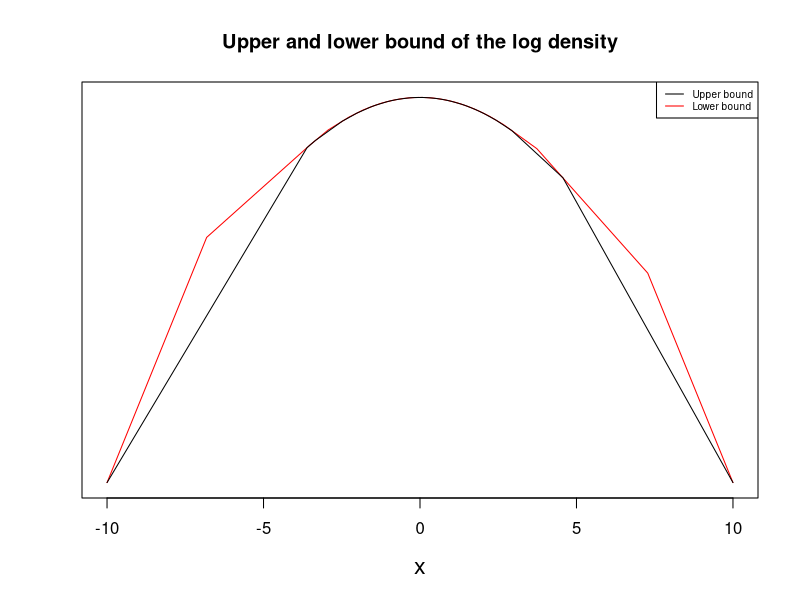
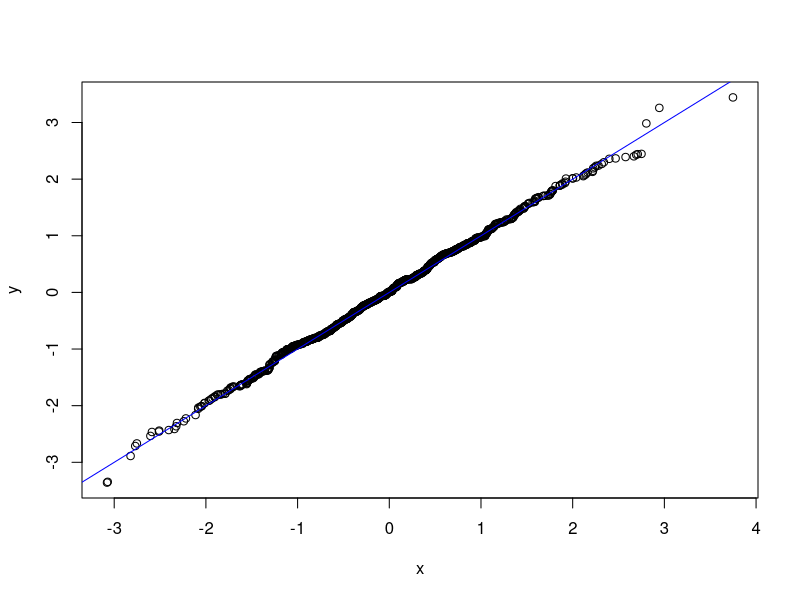
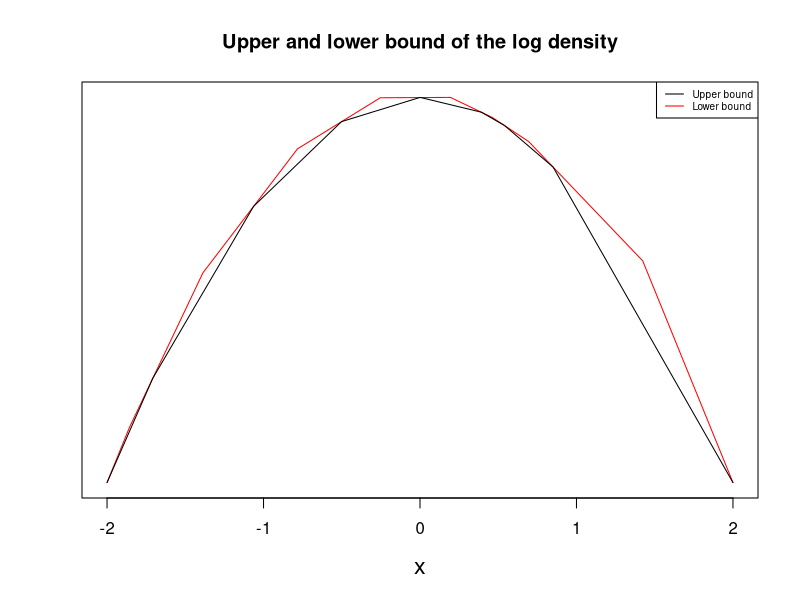
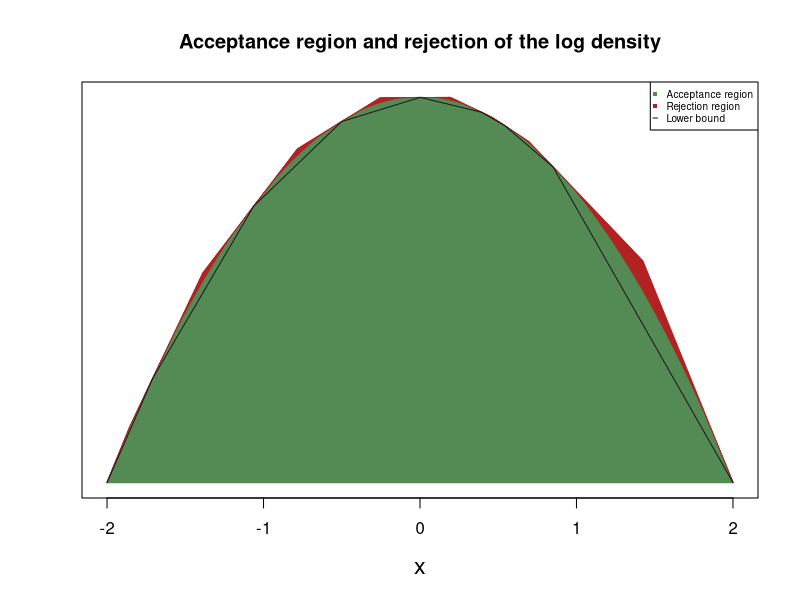
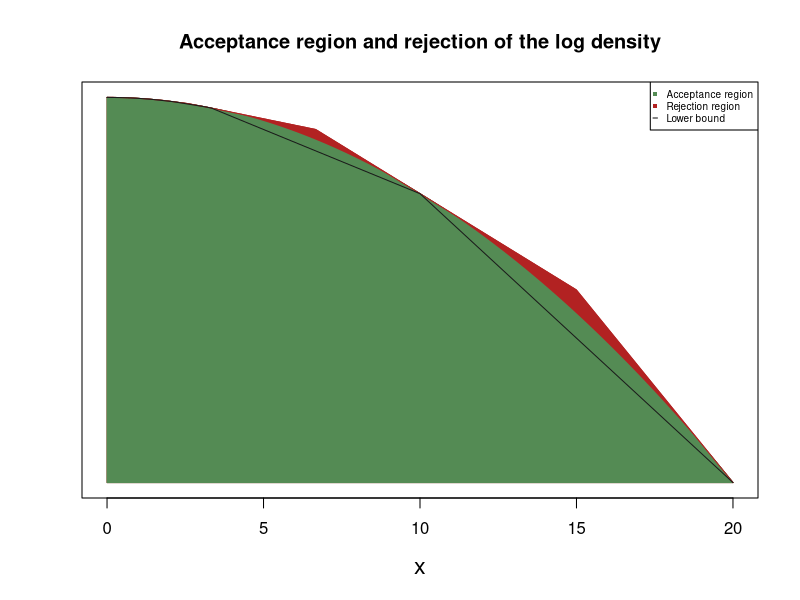
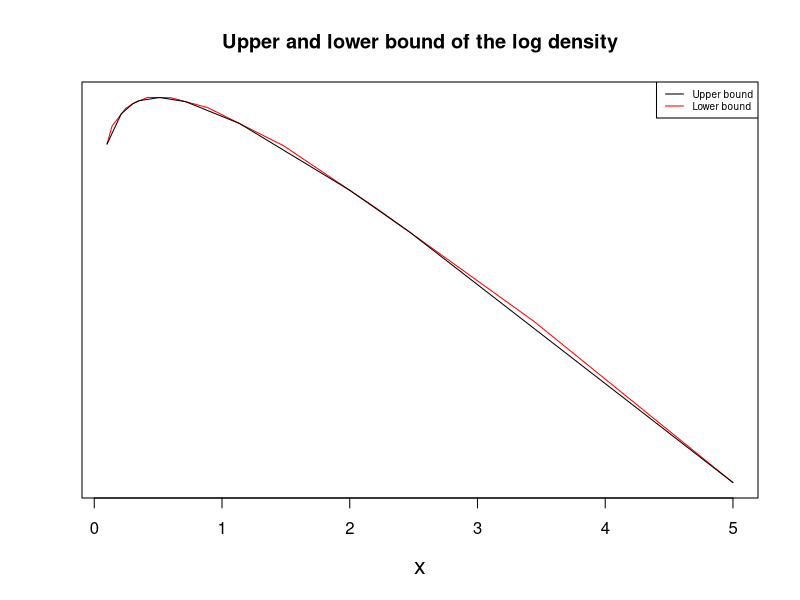
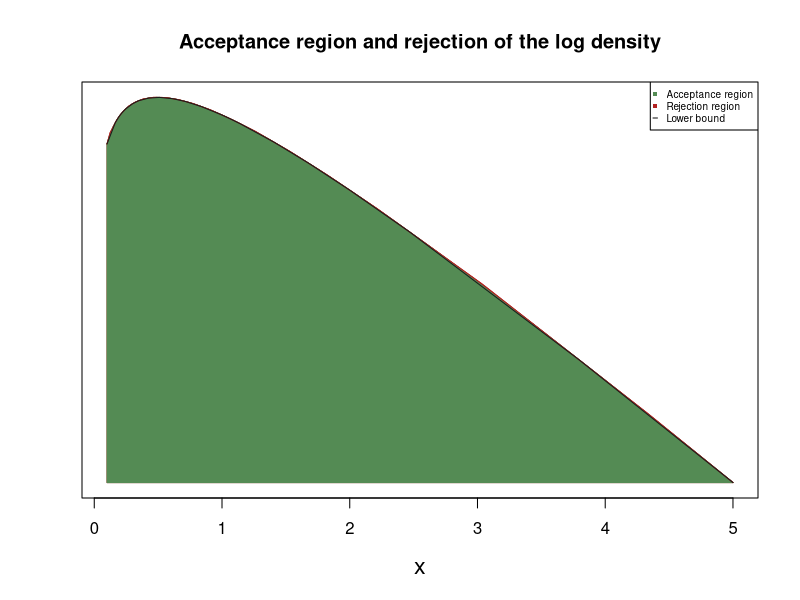
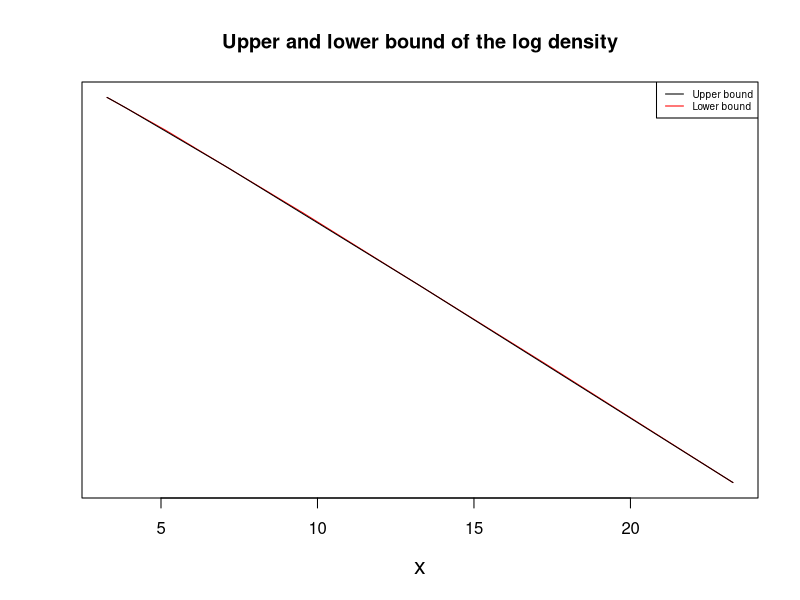

Here is the R script that generated these plots, in order: (Note: this script raises an error after producing the figures.)
###################
## Going further ##
###################

## (Finished,not finished) denoted by (+,-)
# +01. Option to ars() could be log.transformed.f = F
# +02. Derivative of the function can be given by users
# +03. Figure out what to do when x.cand is element in x.vec
# +04. Give the option to give function as input in another way 
# +05. Find a way to do the convexity check of f by evaluating fewer f
# -06. Take unbounded domains into consideration => in ver7: ars() in 
#       R has starting points as input, can we do in the same way?
# +07. Give error when starting point is not compatible with density
# +08. Give error when we cannot take log of output from density in specified
#     interval
# +09. Give error when starting values are not (unique, numbers,>=3)
# -10. Figure out if/how the user should have the necessary packages installed 
# -11. Is it possible to have one or two starting points? (See built-in ars)
# -12. Vectorize as much as possible

##############
## Comments ##
##############

# 01. "f" is the log of the users density function
# 02. "dom" is the domain defined for the density
# 03. "n" is the requested number of sample elements
# 04. The candidates, x.cand, for a sample value are drawn from the density
#     defined by the upper bound of f. First x.cand is drawn from a equidistant
#     set in dom, with steps 2*dx. The candidate is then adjusted by U(-dx,dx),
#     in order to cover dom.
# 05. Setting plot.type = "acceptance" depend on evaluating f a lot of times and
#     should not be done when f is expensive to evaluate.
# 06. x.start is a vector of starting points
# 07. 

###################
## Sub-functions ##
###################
library(numDeriv)
library(testthat)

# Check for concavity across three (x,log(f(x)))
is.local.concave = function(f.vals,x.vals){
  if(((f.vals[3]-f.vals[2])/(x.vals[3]-x.vals[2]))>
       ((f.vals[2]-f.vals[1])/(x.vals[2]-x.vals[1]))){
    stop("Error: The distribution is not log concave!")
  }
}

# Evaluate lower bound at x
lower = function(x, x.vec, f.vec){
  l = max(which(x>x.vec))
  return(f.vec[l]+(x-x.vec[l])*((f.vec[l+1]-f.vec[l])/(x.vec[l+1]-x.vec[l])))
}

# Evaluate upper bound at x
upper = function(x, x.vec, f.vec, d.vec){
  l = max(which(x>x.vec))
  return(min(f.vec[l]+(x-x.vec[l])*d.vec[l],
             f.vec[l+1]+(x-x.vec[l+1])*d.vec[l+1]))
}

# Plot of the acceptance region and bounds
boundary.plot = function(x.vec,f.vec,d.vec, f=FALSE){
  # Create upper bound
  nvec = length(x.vec)
  x.vals = seq(x.vec[1], x.vec[nvec], l = 1000)
  x.center = rep(NA,nvec-1)
  f.center = x.center
  for (i in 1:(nvec-1)){
    a=sapply(x.vals, function(x){
      f.vec[i]+(x-x.vec[i])*d.vec[i]>(f.vec[i+1]+(x-x.vec[i+1])*d.vec[i+1])})
    idx = ifelse(sum(which(diff(a)!=0))==0,length(x.vals)/2,which(diff(a)!=0))
    x.center[i] = x.vals[idx]
    f.center[i] = f.vec[i]+(x.center[i]-x.vec[i])*d.vec[i]
  }
  x.corners = c(x.vec[1],x.center,x.vec[nvec])
  f.corners = c(f.vec[1],f.center,f.vec[nvec])
  
  # Plot
  if(is.function(f)){
    plot(f, xlim=c(x.vec[1],x.vec[nvec]), lwd =1, yaxt='n', ylab='', xlab="x",
         main ="Acceptance region and rejection of the log density",
         cex.lab = 1.4)
    polygon(c(x.corners,x.vec[1]),c(f.corners,min(f.vec[1],f.vec[nvec])),
            col="firebrick", border="firebrick")
    polygon(c(x.vals,x.vec[nvec],x.vec[1]),c(f(x.vals),min(f.vec),min(f.vec)),
            col="palegreen4",border="palegreen4")
    lines(x.corners,f.corners, lwd=1, col="firebrick")
    lines(x.vec,f.vec, lwd =1, col="grey10")
    legend(x="topright", legend=c("Acceptance region", "Rejection region",
                                  "Lower bound"),col=c("palegreen4","firebrick","grey10"),
           pch=c(15,15,NA),lty=c(0,0,1), seg.len = 0.5, cex = 0.6)
  } else{
    plot(x.corners,f.corners, type = "l",lty =1, lwd=1, col="red", xlab="x",
         yaxt='n', ylab='', main = "Upper and lower bound of the log density",
         cex.lab = 1.4)
    lines(x.vec,f.vec, lwd =1,col="black")
    legend(x="topright",legend=c("Upper bound", "Lower bound"),
           col=c("black","red"), lty=c(1,1), cex = 0.6)
  }
}

###################
## Main function ##
###################

ars = function(n, g, ..., dg=NULL, log.transform=FALSE, x.start=NULL, plot.type = "none"){ 

  # Log transformations 
  if(log.transform==TRUE) {
    f = function(x) {
      if(sum(is.na(g(x,...)))!=0){
        stop("The input density has negative values")
      }
      return(g(x,...))
    }} else {
      f = function(x){
        if(sum(is.na(log(g(x,...))))!=0){
          stop("The input density has negative values")
        }
        return(log(g(x,...)))
      }
    }
  
  if(log.transform==TRUE) {
    df = function(x) {
      dg(x)
    }
  } else {
    df = function(x){
      dg(x)/g(x,...)
    }
  }
  
  # Generate starting values
  if(length(x.start)!=0) {
    # Check if there is at least three starting values
    if(length(x.start)<3){
      stop("At least three starting values are required")
    }
    
    # Check if starting values are unique
    if(length(unique(x.start))!=length(x.start)){
      stop("The starting values are not unique")
    }
  } else {
    #if (g=="dnorm") {x.start = c(mean-2*sd,mean/2,mean+2*sd)} 
    ## Better if assign reasonable starting values for the known distributions 
    #else if (g=="dgamma") {x.start = c(,shape/scale,)}
    x.start = rep(NA,3)
    x.start[1] = 0
    while(exp(f(x.start[1]))<=0|exp(f(x.start[1]))==Inf) {
      x.start[1] = rnorm(1,mean=0,sd=10)
    }
    dx.start = 10 # Reasonable?
    x.start[2] = x.start[1] + dx.start
    x.start[3] = x.start[2] + dx.start
    while(min(exp(f(x.start)))<=0|max(exp(f(x.start)))==Inf) {
      dx.start = dx.start/2 
      x.start[2] = x.start[1] + dx.start
      x.start[3] = x.start[2] + dx.start
    }
  }
  
  # Initialization
  set.seed(200)
  x.out=rep(NA,n)
  x.vec = sort(x.start)
  f.vec = f(x.vec)
  if(is.function(dg)){d.vec=df(x.vec)} else {d.vec = grad(f,x.vec)}
  dx = 1e-2
  x.temp = seq(x.vec[1]+dx,x.vec[length(x.vec)]-dx,2*dx)
  i = 1
  
  # Create vector of samples
  while(i<=n){
    u = runif(1,0,1)
    x.cand = sample(x.temp,size=1,prob=sapply(x.temp, function(x){
      exp(upper(x,x.vec,f.vec,d.vec))}))
    x.cand = runif(1,x.cand-dx,x.cand+dx)
    
    if(u <= exp(lower(x.cand,x.vec,f.vec)-upper(x.cand,x.vec,f.vec,d.vec))){
      x.out[i] = x.cand
      i=i+1
    }else{
      f.cand = f(x.cand)
      if(u <= exp(f.cand-upper(x.cand,x.vec,f.vec,d.vec))){
        x.out[i] = x.cand
        i = i+1
      }
      l = max(which(x.cand>x.vec))
      x.vec = append(x.vec,x.cand,after=l)
      f.vec = append(f.vec,f.cand,after=l)
      if(is.function(dg)){d.vec = append(d.vec,df(x.cand),after=l)}else{
        d.vec = append(d.vec,grad(f,x.cand),after=l)}
      is.local.concave(f.vec[l:(l+2)],x.vec[l:(l+2)])
    }
  }
  
  # Optional plot part
  if(plot.type == "bounds"){
    boundary.plot(x.vec,f.vec,d.vec)
  }
  if(plot.type == "acceptance"){
    boundary.plot(x.vec,f.vec,d.vec,f)
  }
  
  return(x.out)
}

###########################
## Visual Representation ##
###########################

n <- 1000
x <- rnorm(n,mean=0,sd=1)
y <- ars(n, dnorm, mean=0,sd=1, dg=NA, x.start=c(-10,1,10), plot.type="bounds")
x0 <- c(min(x,y),max(x,y))
qqplot(x, y, plot.it = TRUE)
lines(x0,x0,col="blue")

###############
## Test that ##
###############

test_that("sampling ok",{
  
  # Normal distribution
  n <- 1000
  x <- rnorm(n,mean=1,sd=1)
  y <- ars(n,dnorm,mean=1,sd=1,x.start=c(-10,0,10))
  wilcox_test <- wilcox.test(x, y, 
                             alternative = c("two.sided", "less", "greater"),
                             mu = 0, paired = FALSE, exact = NULL, correct = TRUE,
                             conf.int = FALSE, conf.level = 0.95)$p.value
  ks <- ks.test(x, y, alternative = "two.sided",exact = NULL)$p.value
  expect_true(wilcox_test>0.05)
  expect_true(ks>0.05)
})

# Test loop within test_that (Guillaume)
test <- c(parse(text='1+1'))
eval(test[1])

#distributions <- c(parse(text='log_dnorm'))
#ars(10,eval(distributions[1]),x.start=c(-10,0,10))

##########
## test ##
##########

# Example 01: concave parabola, valid
g = function(x) {exp(-(1/2)*(x)^2)}
test.sample = ars(100,g)
test.sample = ars(100,g,x.start=c(-2,0,2))
test.sample = ars(100,g,x.start=c(-2,0,2),plot.type="bounds")
test.sample = ars(100,g,x.start=c(-2,0,2),plot.type="acceptance")
test.sample = ars(100,g,plot.type="acceptance")

# Example 02: gamma(2,0.5), valid
mysample = ars(n = 100,dgamma, shape=2, scale=0.5, x.start=c(0.1,2,5),
               plot.type="bounds")
mysample = ars(n,dgamma, shape=2, scale=0.5, x.start=c(0.1,2,5),
               plot.type="acceptance")
mysample = ars(n = 100,dgamma, shape=2, scale=0.5, plot.type="bounds")
mysample = ars(n = 100,dgamma, shape=2, scale=0.5, plot.type="acceptance")

# Example 03: beta(1.3,2.7), valid
mysample = ars(n = 100, dbeta, shape1 = 1.3, shape2 = 2.7, 
               x.start=c(0.1,0.5,0.9), plot.type="bounds")
mysample = ars(n = 100, dbeta, shape1 = 1.3, shape2 = 2.7, 
               x.start=c(0.1,0.5,0.9), plot.type="acceptance")
mysample = ars(n = 100, dbeta, shape1 = 1.3, shape2 = 2.7, plot.type="bounds")
mysample = ars(n = 100, dbeta, shape1 = 1.3, shape2 = 2.7, plot.type="acceptance")

# Example 04: sin(x) in 1:6, non valid
# mysample = ars(n=100,g = sin, dg = cos,x.start=c(3,1,5),plot.type="bounds")
# mysample = ars(n=100,g = sin, x.start=c(3,1,5),plot.type="acceptance")

# Example 05: sin(x) in 1:3, valid
mysample = ars(n=100, g = sin, dg = cos,x.start=c(3,1,2,0.1),plot.type="bounds")
mysample = ars(n=100,g = sin, x.start=c(3,1,2,0.1),plot.type="acceptance")
## mysample = ars(n=100, g = sin, dg = cos, plot.type="bounds") 
## mysample = ars(n=100,g = sin, plot.type="acceptance")

# Example 06: dnorm(x) in -2,2, valid
mysample = ars(100,dnorm,x.start=c(1,-2,3,5),plot.type="bounds")
mysample = ars(100,dnorm,x.start=c(1,-2,3,5),plot.type="acceptance")
mysample = ars(100,dnorm,plot.type="bounds")
mysample = ars(100,dnorm,plot.type="acceptance")

# Example 07: exp(2), valid
mysample = ars(n = 100,dexp, rate=2, x.start=c(0.1,2,5),plot.type="bounds")
mysample = ars(100,dexp, rate=2, x.start=c(0.1,2,5),plot.type="acceptance")
## mysample = ars(n = 100, dexp, rate=2, plot.type="bounds")
## mysample = ars(100, dexp, rate=2, plot.type="acceptance")

# Efficiency check:
## Comparing computation speeds between our function and the built-in ars
g = function(x) {-0.5*x^2}
dg = function(x) {-x}
## Our function
system.time(ars(1000, g=g,dg=dg,log.transform=TRUE,x.start=c(-4,1,4)))
#  user  system elapsed 
# 0.000   0.000   3.538 
rm(list=ls())
g = function(x) {-0.5*x^2}
dg = function(x) {-x}
## Built-in ARS
system.time(ars(1000,f=g,fprima=dg))
#  user  system elapsed 
# 0.000   0.000   0.077 
